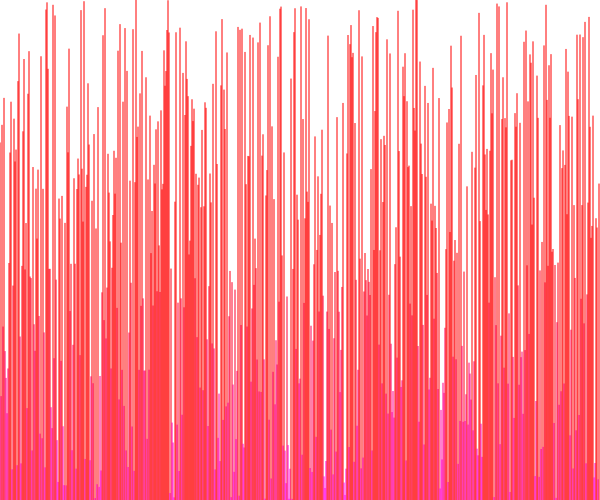
Frame 1 (no input)
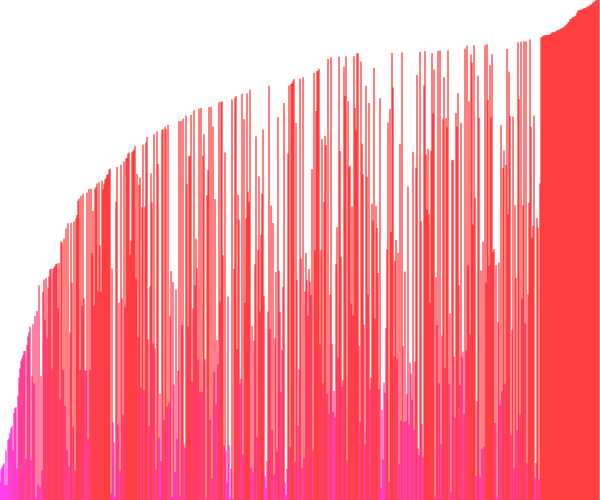
Frame 60 (no input)
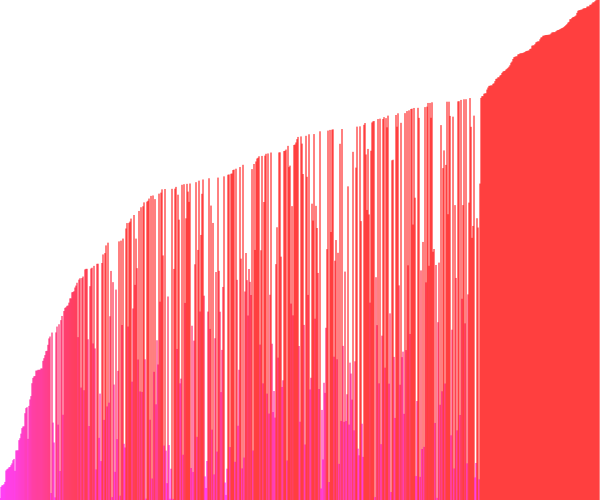
Frame 120 (the mouse pressed at the canvas centre since frame 60)

The p5.js sketch that drew these frames (run headless with seeded random() and noise() and a simulated clock; from frame 60 on, the mouse is pressed at the canvas centre):

// p5.js sketch
// ── sketch.js
function setup() {
  arr = [];
  newArray = true;
}

function draw() {
  createCanvas(windowWidth/2, windowHeight/2);
  if (newArray == true) {
    for (i = 0; i < width; i++) {
      arr.push(random(height));
    }
    newArray = false;
  }
  background(255);
  for (j = 0; j <= width; j++) {
    stroke(255, 0, 255-arr[j]);
    line(j, height, j, height-arr[j]);
  }
  console.log(arr[0], arr[1]);
  for (l = 0; l < width; l++) {
    if (arr[l] > arr[l+1]) {
      temp = arr[l];
      arr[l] = arr[l+1];
      arr[l+1] = temp;
    }
  }
}

// ── style.css
html, body {
  margin: 0;
  padding: 0;
}

canvas {
  display: block;
  margin-top: 25%;
  margin-left: auto;
  margin-right: auto;
}
